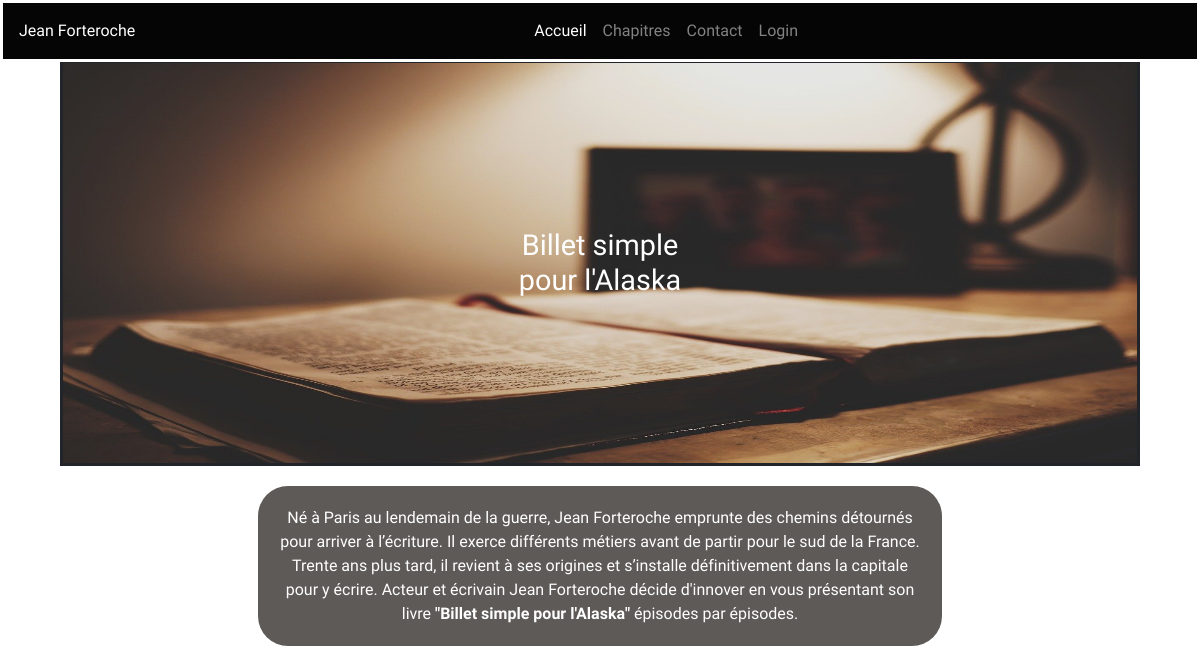
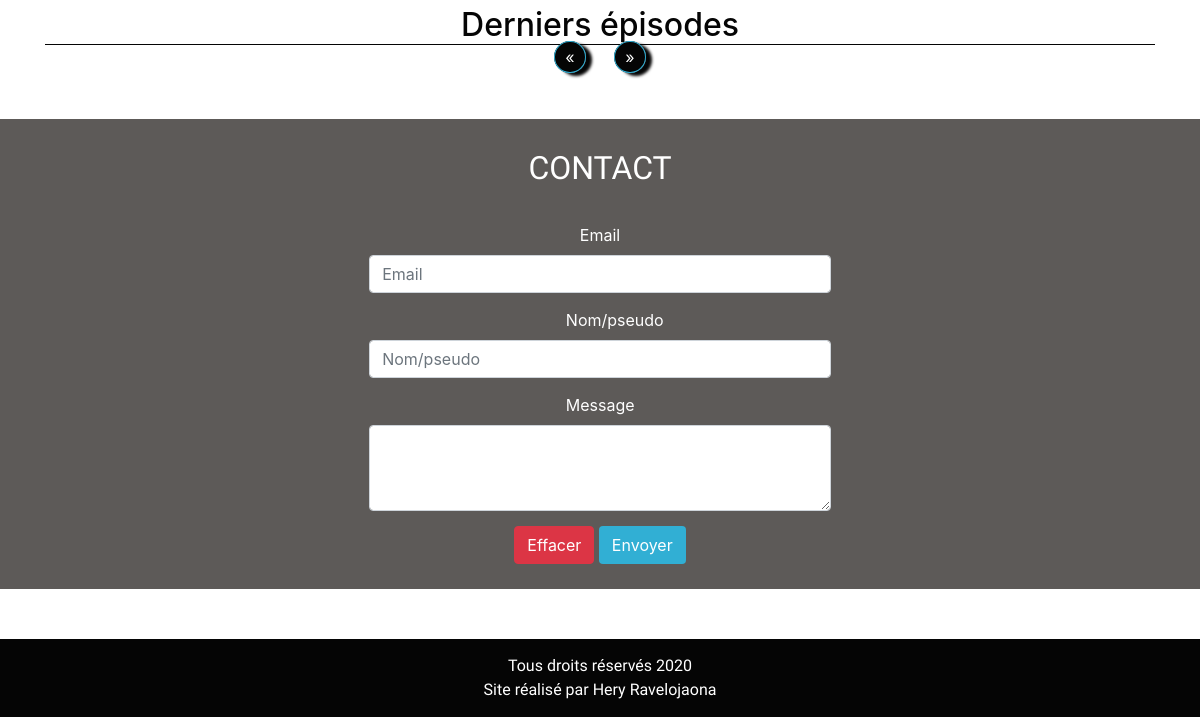
Before: / with the older database file (2 pictures, top to bottom).
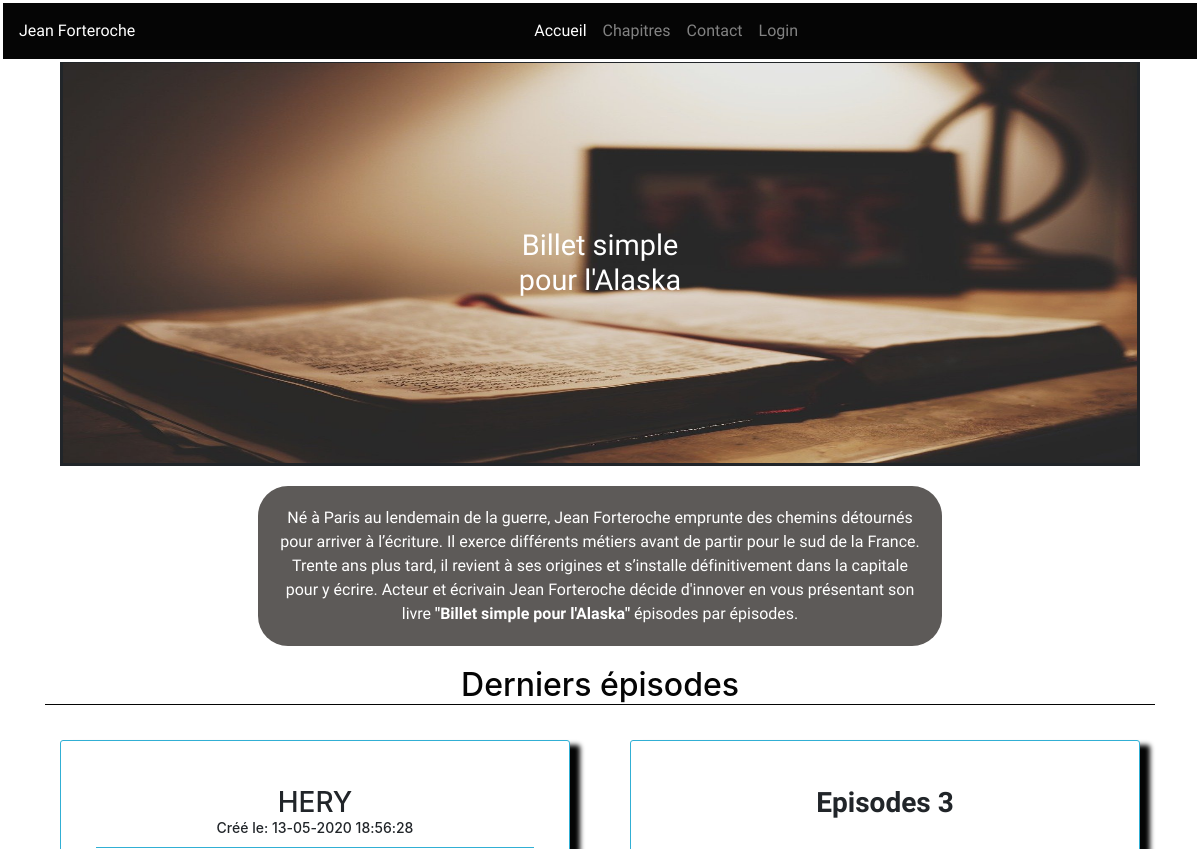
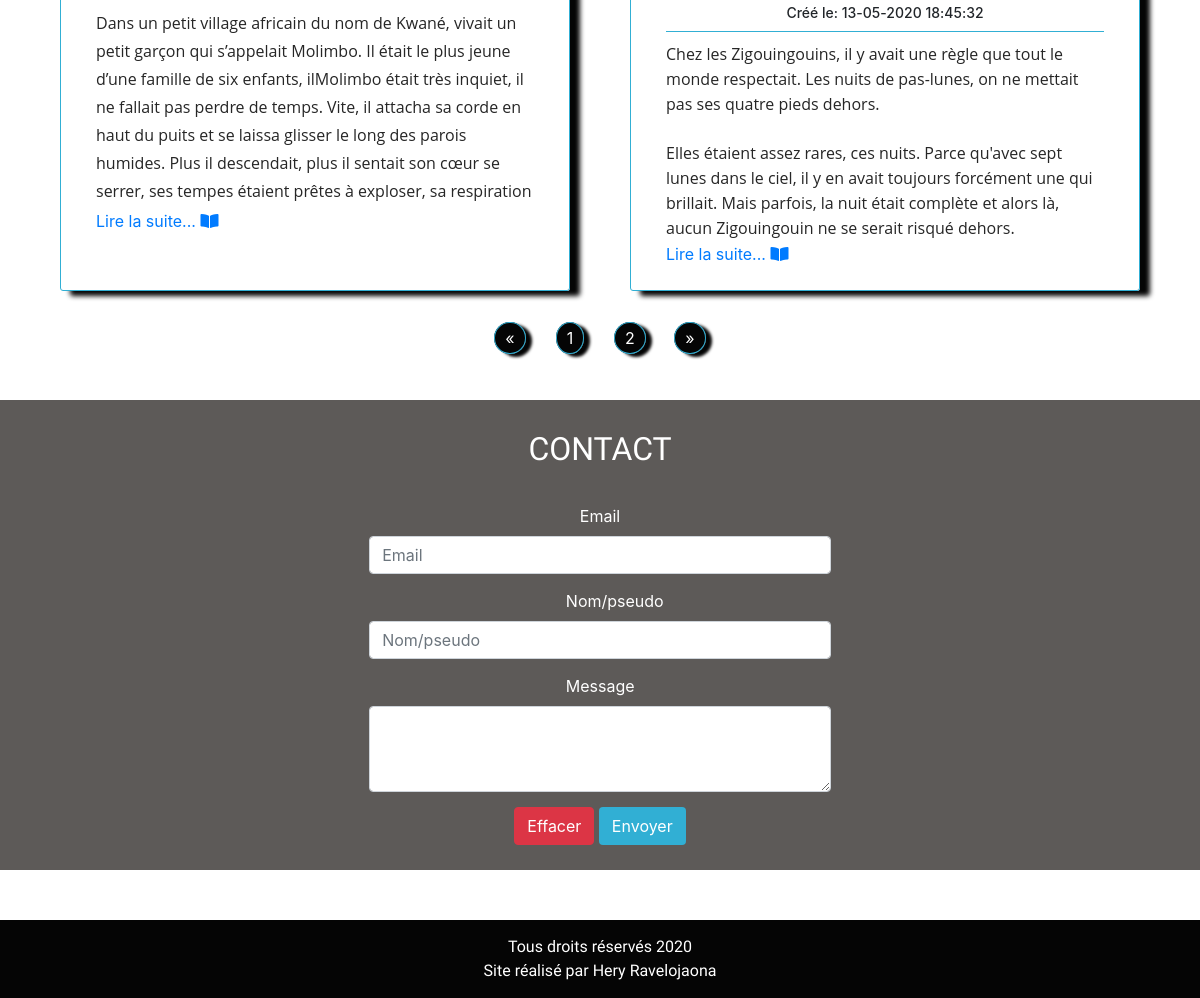
After: the same page with the newer database file (2 pictures, top to bottom).
### tables this page shows
CREATE TABLE `article` (
  `id` int(11) NOT NULL,
  `title` varchar(100) NOT NULL,
  `content` longtext NOT NULL,
  `created_at` datetime NOT NULL,
  `status` tinyint(4) NOT NULL,
  `user_id` int(11) NOT NULL
);

### src/controller/FrontController.php (called while the page is built, shortened)
<?php
class FrontController extends Controller
{
    public function home($get)
    {
        $count =  (int) $this->articleDAO->countArticles();
        $artPerPage = 2;
        $currentPage = 1;
        $nbPage = ceil($count/$artPerPage);
        $start = ($currentPage - 1) * $artPerPage;
        $limit = $artPerPage;
        $published = true;
        $articles = $this->articleDAO->showLastArticles($start, $limit, $published);
        $order = 'ASC';
        $episodes = $this->articleDAO->showArticles($published,$order);
        return $this->view->render('home', [
            'articles' => $articles,
            'nbPage' => $nbPage,
            'currentPage' => $currentPage,
            'episodes' => $episodes,
            'count' => $count
            ]);
    }
}

### public/index.php (called while the page is built, shortened)
<?php
$router = new \Blog\config\Router();
$router->run();

### src/DAO/ArticleDAO.php (called while the page is built, shortened)
<?php
class ArticleDAO extends DAO
{
    private function buildObject($row)
    {
        $article = new Article();
        $article->setId($row['id']);
        $article->setTitle($row['title']);
        $article->setContent($row['content']);
        $article->setCreatedAt($row['created_at']);
        $article->setUserId($row['user_id']);
        $article->setStatus($row['status']);
        return $article;
    }
    public function showLastArticles($start,  $limit, $published = NULL)
    {
        if($published){
            $sql = "SELECT article.id , article.title, article.content, article.created_at, article.status, article.user_id FROM article WHERE article.status =1 ORDER BY article.created_at DESC LIMIT ".$start.",".$limit."";
        }else{
            $sql = "SELECT article.id , article.title, article.content, article.created_at, article.status, article.user_id FROM article INNER JOIN user ON user.id = article.user_id ORDER BY article.created_at DESC LIMIT ".$start.",".$limit."";
        }
        $result = $this->createQuery($sql);
        $articles = [];
        foreach ($result as $row){
            $articleId = $row['id'];
            $articles[$articleId] = $this->buildObject($row);
        }
        return $articles;
    }
    public function showArticles($published = NULL, $order)
    {
        if($published){
            $sql = "SELECT article.id , article.title, article.content, article.created_at, article.status, article.user_id FROM article WHERE article.status =1 ORDER BY article.created_at $order";
        }else{
            $sql = "SELECT article.id , article.title, article.content, article.created_at, article.status, article.user_id FROM article INNER JOIN user ON user.id = article.user_id ORDER BY article.created_at $order";
        }
        $result = $this->createQuery($sql);
        $articles = [];
        foreach ($result as $row){
            $articleId = $row['id'];
            $articles[$articleId] = $this->buildObject($row);
        }
        return $articles;
    }
}

### src/DAO/DAO.php (called while the page is built, shortened)
<?php
abstract class DAO
{
    private $connection;
    private function checkConnection()
    {
        if($this->connection === null) {
            return $this->getConnection();
        }
        return $this->connection;
    }
    private function getConnection()
    {
        try{
            $this->connection = new PDO(DB_HOST, DB_USER, DB_PASS);
            $this->connection->setAttribute(PDO::ATTR_ERRMODE, PDO::ERRMODE_EXCEPTION);
            return $this->connection;
        }
        catch(Exception $errorConnection)
        {
            die ('Erreur de connection :'.$errorConnection->getMessage());
        }
    }
    protected function createQuery($sql, $parameters = null)
    {
        $result = $this->checkConnection()->query($sql);
        return $result;
    }
}

### src/model/Article.php (called while the page is built, shortened)
<?php
class Article
{
    private $id;
    private $title;
    private $content;
    private $created_at;
    public function getId()
    {
        return $this->id;
    }
    public function setId($id)
    {
        $this->id = $id;
    }
    public function getTitle()
    {
        return $this->title;
    }
    public function setTitle($title)
    {
        $this->title = $title;
    }
    public function getContent()
    {
        return $this->content;
    }
    public function setContent($content)
    {
        $this->content = $content;
    }
    public function getCreatedAt()
    {
        return $this->created_at;
    }
    public function setCreatedAt($created_at)
    {
        $this->created_at = $created_at;
    }
}

### templates/home.php (the view, shortened to what the rows shown need)
<section id="header_img">
    <div class='caption'>
        <h1>Billet simple<br>pour l'Alaska</h1>
    </div>
</section>
<section id="bloc-articles" class="container" >
     <h2 class="home-h2">Derniers épisodes</h2>
    <div class="row">
    <?php
        foreach ($articles as $article)
        {
    ?>
        <div class="bloc-content col-md-6 " >
            <div class="bloc-billets">
            <?php $date = new Datetime($article->getCreatedAt()); ?>
                <h3 class="title-billet"><?= $article->getTitle();?><br/> <span class="date">Créé le: <?= htmlspecialchars($date->format('d-m-Y H:i:s'));?></span></h3>
                <div class="billet extrait"><p><?= $article->getContent();?></p></div>
                <a href="../public/index.php?route=article&articleId=<?= htmlspecialchars($article->getId());?>">Lire la suite...
                    <i class="fas fa-book-open"></i>
                </a>
            </div>
        </div>
    <?php
        }
    ?>
    </div>
</section>
<?php include ('contact.php'); ?>

Changed rows visible on the page:
added article: title "HERY", created_at "13-05-2020 18:56:28", content "Dans un petit village africain du nom de Kwané, vivait un petit garçon qui s’appelait Molimbo. Il était le plus jeune d’une famille de six enfants, ilMolimbo était très inquiet, il ne fallait pas perdre de temps. Vite, il attacha sa corde en haut du puits et se laissa glisser le long des parois humides. Plus il descendait, plus il sentait son cœur se serrer, ses tempes étaient prêtes à exploser, sa respiration…"
added article: title "Episodes 3", created_at "13-05-2020 18:45:32", content "Chez les Zigouingouins, il y avait une règle que tout le monde respectait. Les nuits de pas-lunes, on ne mettait pas ses quatre pieds dehors. Elles étaient assez rares, ces nuits. Parce qu'avec sept lunes dans le ciel, il y en avait toujours forcément une qui brillait. Mais parfois, la nuit était complète et alors là, aucun Zigouingouin ne se serait risqué dehors."
Other visible differences:
new list line: "1"
new list line: "2"
